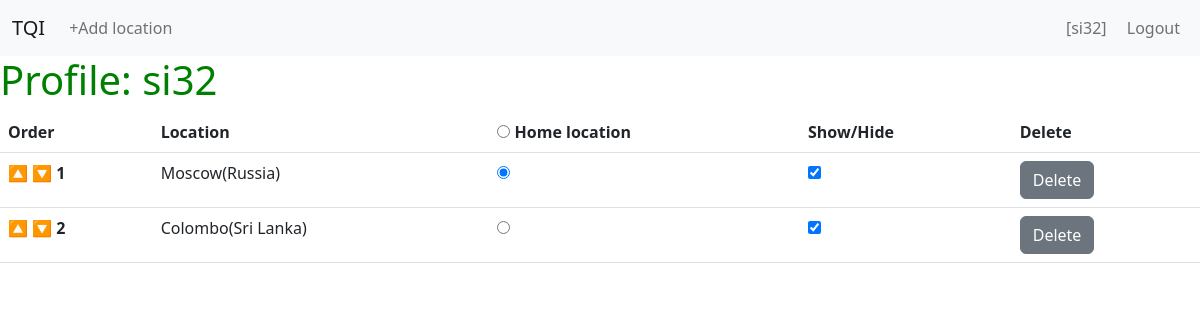
The page /profile/2 (signed in) on the database as committed earlier.
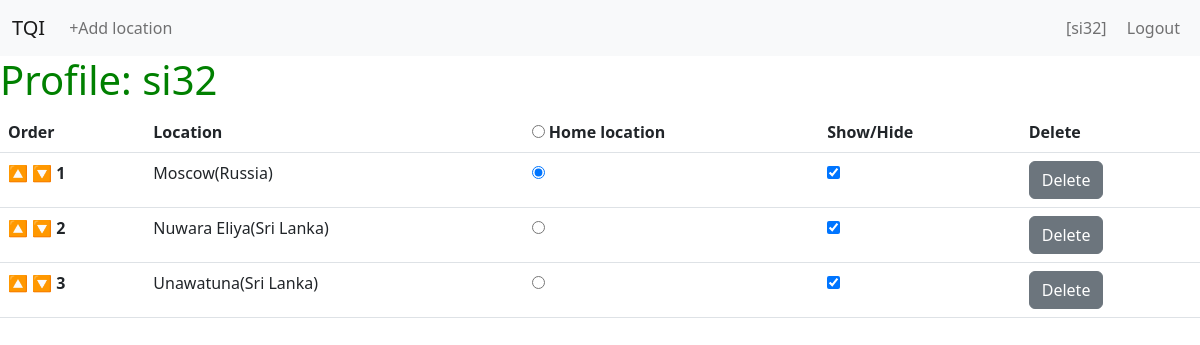
The same page on the database as committed later.
### infopage/models.py (models this page shows, shortened)
class Location(models.Model):
    user = models.ForeignKey(User, on_delete=models.CASCADE, related_name="user_locations")
    order = models.PositiveIntegerField()
    country = models.ForeignKey(Country, on_delete=models.CASCADE)
    city = models.ForeignKey(City, on_delete=models.CASCADE)
    is_home = models.BooleanField()
    show_hide = models.BooleanField()

class City(models.Model):
    name = models.CharField(max_length=64)
    latitude = models.DecimalField(max_digits=9, decimal_places=6)
    longitude = models.DecimalField(max_digits=9, decimal_places=6)
    population = models.PositiveIntegerField()
    timezone = models.CharField(max_length=64, blank=True)
    country = models.ForeignKey(Country, on_delete=models.CASCADE)

class Country(models.Model):
    name = models.CharField(max_length=64)
    country_code = models.CharField(max_length=8)
    latitude = models.DecimalField(max_digits=9, decimal_places=6)
    longitude = models.DecimalField(max_digits=9, decimal_places=6)
    population = models.PositiveIntegerField()

### infopage/views.py (the view)
# urls.py: path("profile/<int:user_id>", views.profile, name="profile"),
@login_required
def profile(request, user_id):
    user = User.objects.get(username=request.user)
    locations = user.user_locations.all().order_by("order")
    return render(request, "infopage/profile.html", {
        "locations": locations
    })

### infopage/templates/infopage/profile.html (shortened to what this page needs)
{% extends "infopage/layout.html" %}
{% load static %}
{% block body %}
  <h1>Profile: {{ user.username }}</h1>
  <table class="table table-hover table-responsive" >
    <thead>
      <tr>
        <th>Order</th>
        <th>Location</th>
        <th>
          <input type="radio" name="is_home_radio" id="not_yet_radio">
          <label for="not_yet_radio">Home location</label>
        </th>
        <th>Show/Hide</th>
        <th>Delete</th>
      </tr>
    </thead>
    <tbody id="profile">
      {% for location in locations %}
        <tr>
          <td >
            <button class="order_btn" id="order_up_btn_{{location.id}}" data-order="{{location.order}}" data-direction="up">🔼</button>
            <button class="order_btn" id="order_down_btn_{{location.id}}" data-order="{{location.order}}" data-direction="down">🔽</button>
            <b>{{ location.order }}</b>
          </td>
          <td>{{ location.city.name }}({{ location.country.name }})</td>
          {% if location.is_home %}
            <td>
              <input type="radio" name="is_home_radio" checked>
            </td>
            {% else %}
            <td>
              <input type="radio" name="is_home_radio">
            </td>
          {% endif %}
            <td>
              {% if location.show_hide  %}
                <input id="sh_checkbox_{{location.order}}" type="checkbox" checked>
              {% else %}
                <input id="sh_checkbox_{{location.order}}" type="checkbox">
              {% endif %}
            </td>
          <td><button class="del_btn btn btn-secondary">Delete</button></td>
        </tr>
      {% endfor %}
    </tbody>
  </table>
{% endblock %}

Rows that differ between the two databases and show on the page:
removed Location: order "2", city.name "Colombo", country.name "Sri Lanka"
added Location: order "2", city.name "Nuwara Eliya", country.name "Sri Lanka"
added Location: order "3", city.name "Unawatuna", country.name "Sri Lanka"
